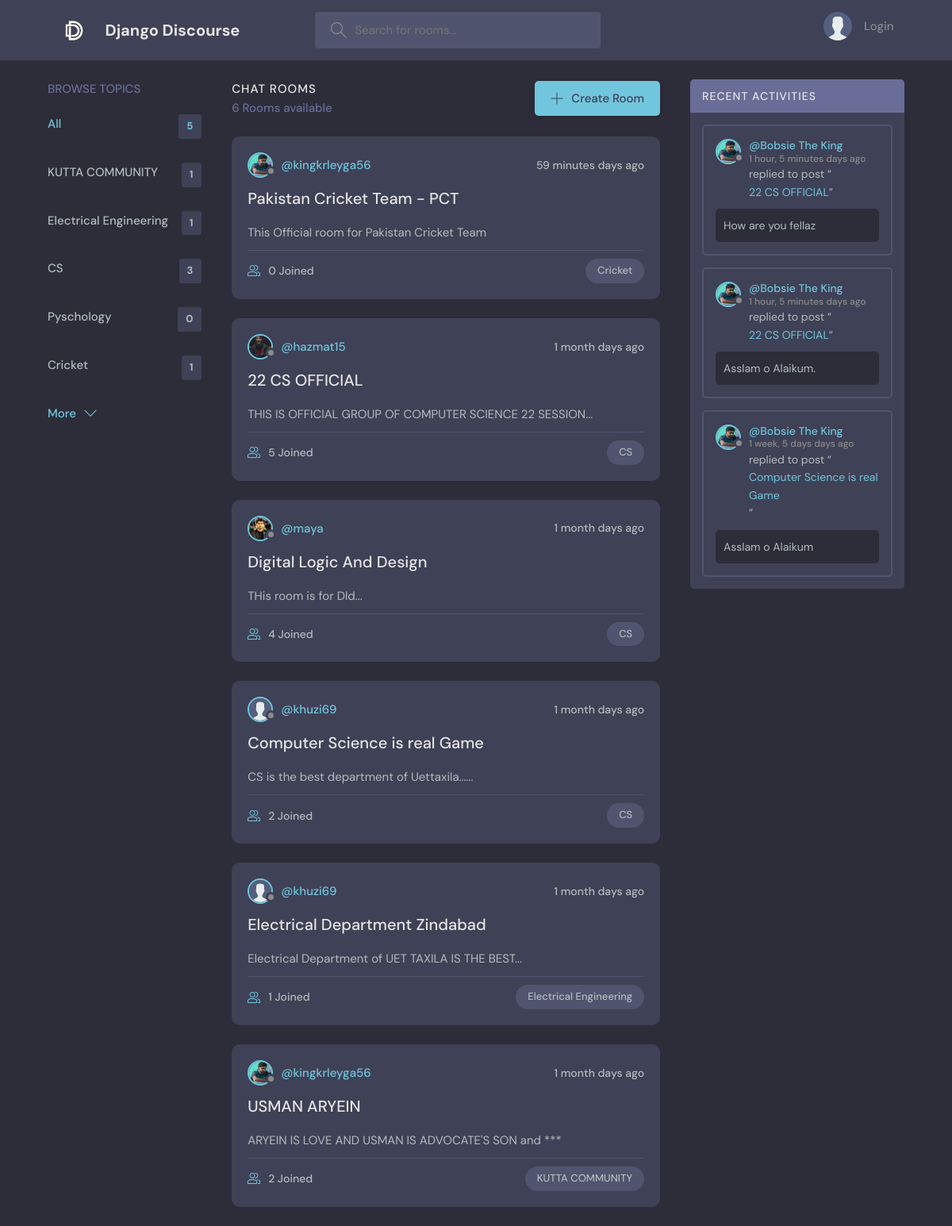
The page / on the database its author committed.
### chat/models.py (models this page shows, shortened)
class Topic(models.Model):
    topic = models.CharField(max_length=200)
    def __str__(self):
        return self.topic

class Room(models.Model):
    host = models.ForeignKey(User,on_delete=models.SET_NULL,null=True)
    name = models.CharField(max_length=200)
    description = models.TextField(null=True,blank=True)
    participants = models.ManyToManyField(User,related_name="Participants",blank=True)
    topic = models.ForeignKey(Topic,on_delete=models.SET_NULL,null=True)
    updated = models.DateTimeField(auto_now=True)
    created = models.DateTimeField(auto_now_add=True)
    class Meta:
        ordering = ['-updated','-created']
    def __str__(self):
        return self.name

class User(AbstractUser):
    name = models.CharField(max_length=200,null=True)
    email = models.EmailField(unique=True,null=True)
    bio = models.TextField(null=True)
    avatar = models.ImageField(null=True,default="avatar.svg")
    USERNAME_FIELD = 'email'
    REQUIRED_FIELDS = []

class Message(models.Model):
    user = models.ForeignKey(User,on_delete=models.CASCADE)
    room = models.ForeignKey(Room,on_delete=models.CASCADE)
    message = models.TextField()
    updated = models.DateTimeField(auto_now=True)
    created = models.DateTimeField(auto_now_add=True)

### chat/views.py (the view)
# urls.py: 2. Add a URL to urlpatterns:  path('', views.home, name='home')
def home(request):
    q = request.GET.get('q')  if request.GET.get('q') != None else ''
    rooms = Room.objects.filter(
        Q(topic__topic__icontains=q) |
        Q(name__icontains=q) |
        Q(description__icontains=q)
    )
    room_count = rooms.count()
    topics = Topic.objects.all()[0:5]
    chats = Message.objects.all().order_by('-created')
    context = {'rooms' : rooms,'topics' : topics,'room_count' : room_count,'chats': chats,'page' : 'Django Discourse'}
    return render(request,'chat/home.html',context)

### chat/templates/chat/home.html (shortened to what this page needs)
{% extends "base.html" %}
{% block content %}
<main class="layout layout--3">
  <div class="container">
    {% include 'chat/topics_components.html' %}
    <div class="roomList">
      <div class="roomList__header">
        <div>
          <h2>Chat Rooms</h2>
          <p>{{room_count}} Rooms available</p>
        </div>
        <a class="btn btn--main" href="{% url 'create-room' %}">
          <svg
            version="1.1"
            xmlns="http://www.w3.org/2000/svg"
            width="32"
            height="32"
            viewBox="0 0 32 32"
          >
            <title>add</title>
            <path
              d="M16.943 0.943h-1.885v14.115h-14.115v1.885h14.115v14.115h1.885v-14.115h14.115v-1.885h-14.115v-14.115z"
            ></path>
          </svg>
          Create Room
        </a>
      </div>
      {% include 'chat/feed_components.html' %}
    </div>
    {% include 'chat/activity_components.html' %}
  </div>
</main>
{% endblock  %}

### chat/templates/chat/topics_components.html
<div class="topics">
    <div class="topics__header">
      <h2>Browse Topics</h2>
    </div>
    <ul class="topics__list">
      <li>
        <a href="{% url 'home' %}" class="active">All<span>{{topics.count}}</span></a>
      </li>
      {% for topic in topics %}
      <li>
        <a href="{% url 'home' %}?q={{topic}}">{{topic}}<span>{{topic.room_set.all.count}}</span></a>
      </li>
      {% endfor %}
    </ul>
    <a class="btn btn--link" href="{% url 'topicspage' %}">
      More
      <svg
        version="1.1"
        xmlns="http://www.w3.org/2000/svg"
        width="32"
        height="32"
        viewBox="0 0 32 32"
      >
        <title>chevron-down</title>
        <path d="M16 21l-13-13h-3l16 16 16-16h-3l-13 13z"></path>
      </svg>
    </a>
  </div>

### chat/templates/chat/feed_components.html (shortened to what this page needs)
{% for room in rooms %}
<div class="roomListRoom">
    <div class="roomListRoom__header">
      <a href="{% url 'userprofile' room.host.id %}" class="roomListRoom__author">
        <div class="avatar avatar--small">
          <img src="{{room.host.avatar.url}}" />
        </div>
        <span>@{{ room.host.username }}</span>
      </a>
      <div class="roomListRoom__actions">
        <span>{{ room.created|timesince }} days ago</span>
      </div>
    </div>
    <div class="roomListRoom__content">
      <a href="{% url 'room' room.id %}">{{ room.name }}</a>
      <p>
        {{ room.description }}
      </p>
    </div>
    <div class="roomListRoom__meta">
      <a href="{% url 'room' room.id %}" class="roomListRoom__joined">
        {{ room.participants.count }} Joined
      </a>
      <p class="roomListRoom__topic">{{room.topic}}</p>
    </div>
  </div>
  {% endfor %}

### chat/templates/chat/activity_components.html (shortened to what this page needs)
<div class="activities">
    <div class="activities__header">
      <h2>Recent Activities</h2>
    </div>
    {% for chat in chats|slice:":3" %}
    <div class="activities__box">
      <div class="activities__boxHeader roomListRoom__header">
        <a href="{% url 'userprofile' chat.user.id %}" class="roomListRoom__author">
          <div class="avatar avatar--small">
            <img src="{{chat.user.avatar.url}}" />
          </div>
          <p>
            @{{chat.user.name}}
            <span>{{chat.created|timesince}} days ago</span>
          </p>
        </a>
      </div>
      <div class="activities__boxContent">
        <p>
          replied to post “<a href="{% url 'room' chat.room.id %}">{{chat.room}}</a
          >”
        </p>
        <div class="activities__boxRoomContent">
            {{chat.message}}
        </div>
      </div>
    </div>
    {% endfor %}
  </div>

### rows shown on the page
Topic: topic "KUTTA COMMUNITY", room_set.all.count "1"
Topic: topic "Electrical Engineering", room_set.all.count "1"
Topic: topic "CS", room_set.all.count "3"
Topic: topic "Pyschology", room_set.all.count "0"
Topic: topic "Cricket", room_set.all.count "1"
Room: host.avatar (picture), host.username "kingkrleyga56", created "59 minutes", name "Pakistan Cricket Team - PCT", description "This Official room for Pakistan Cricket Team", participants.count "0", topic "Cricket"
Room: host.avatar (picture), host.username "hazmat15", created "1 month", name "22 CS OFFICIAL", description "THIS IS OFFICIAL GROUP OF COMPUTER SCIENCE 22 SESSION...", participants.count "5", topic "CS"
Room: host.avatar (picture), host.username "maya", created "1 month", name "Digital Logic And Design", description "THis room is for Dld...", participants.count "4", topic "CS"
Room: host.avatar (placeholder picture), host.username "khuzi69", created "1 month", name "Computer Science is real Game", description "CS is the best department of Uettaxila......", participants.count "2", topic "CS"
Room: host.avatar (placeholder picture), host.username "khuzi69", created "1 month", name "Electrical Department Zindabad", description "Electrical Department of UET TAXILA IS THE BEST...", participants.count "1", topic "Electrical Engineering"
Room: host.avatar (picture), host.username "kingkrleyga56", created "1 month", name "USMAN ARYEIN", description "ARYEIN IS LOVE AND USMAN IS ADVOCATE'S SON and ***", participants.count "2", topic "KUTTA COMMUNITY"
Message: user.avatar (picture), user.name "Bobsie The King", created "1 hour, 5 minutes", room "22 CS OFFICIAL", message "How are you fellaz"
Message: user.avatar (picture), user.name "Bobsie The King", created "1 hour, 5 minutes", room "22 CS OFFICIAL", message "Asslam o Alaikum."
Message: user.avatar (picture), user.name "Bobsie The King", created "1 week, 5 days", room "Computer Science is real Game", message "Asslam o Alaikum"

### other values the page prints
{{ topics.count }} "5"
{{ room_count }} "6"
